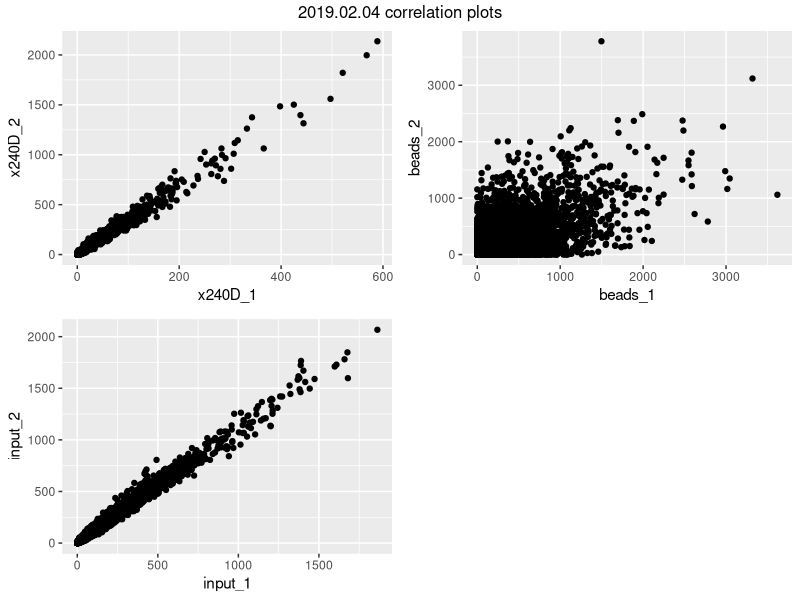
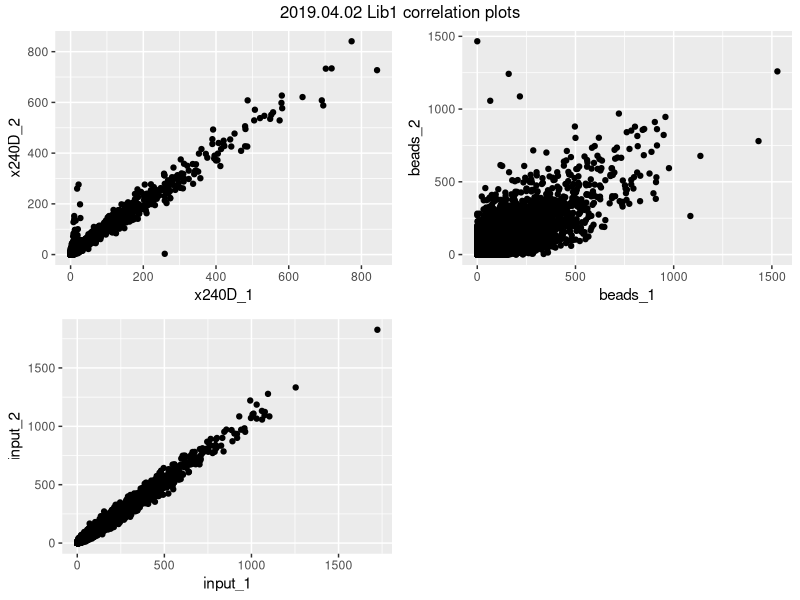
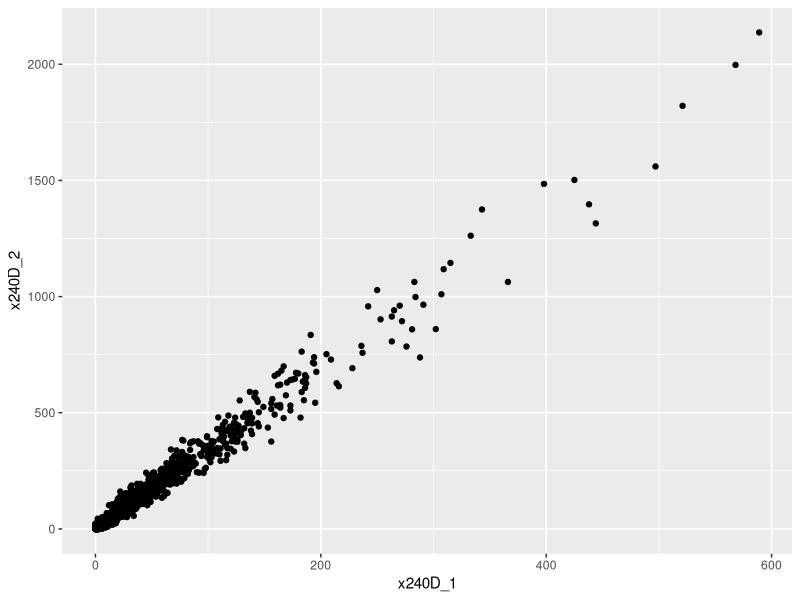
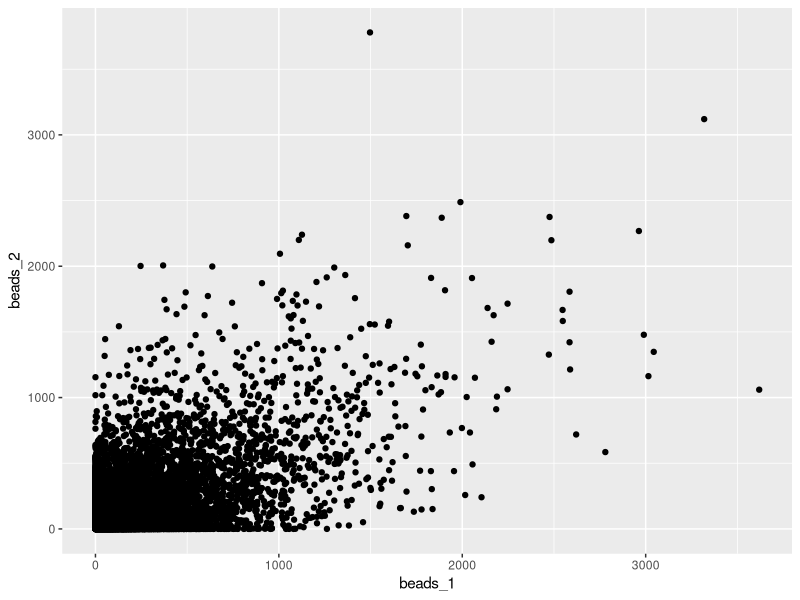
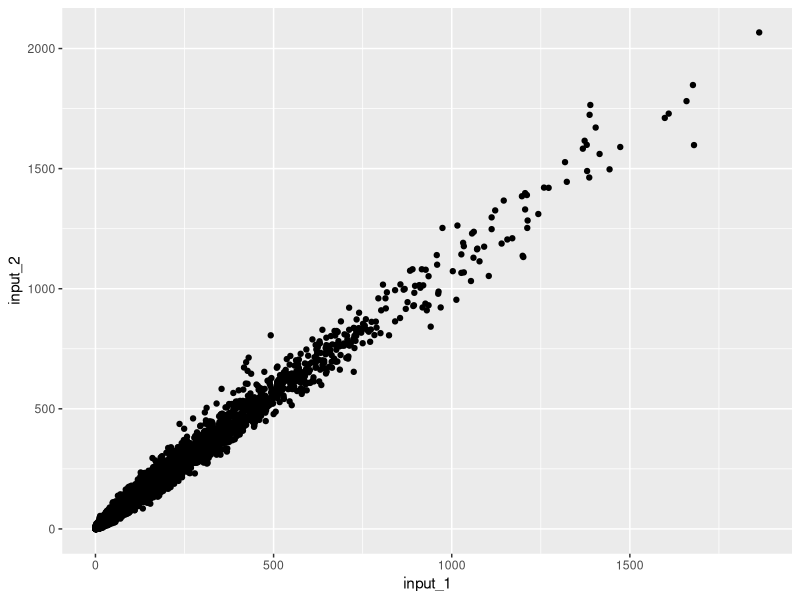
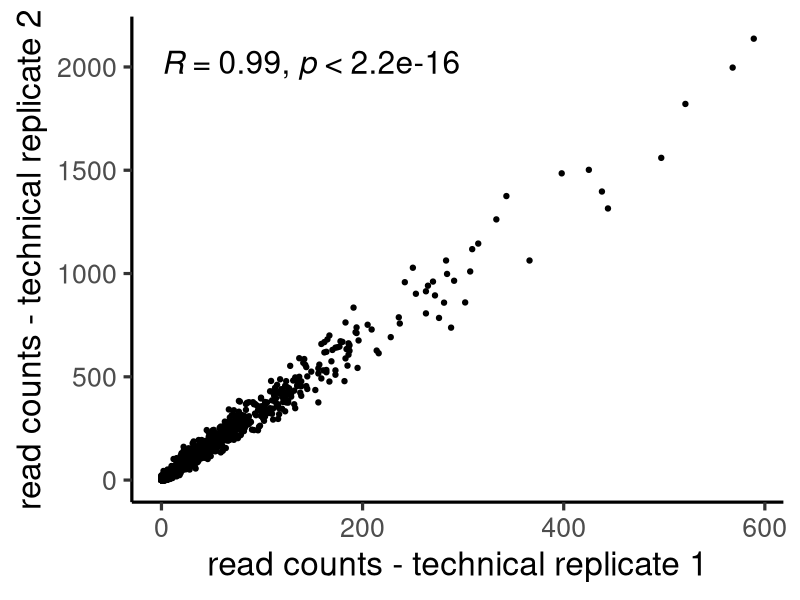
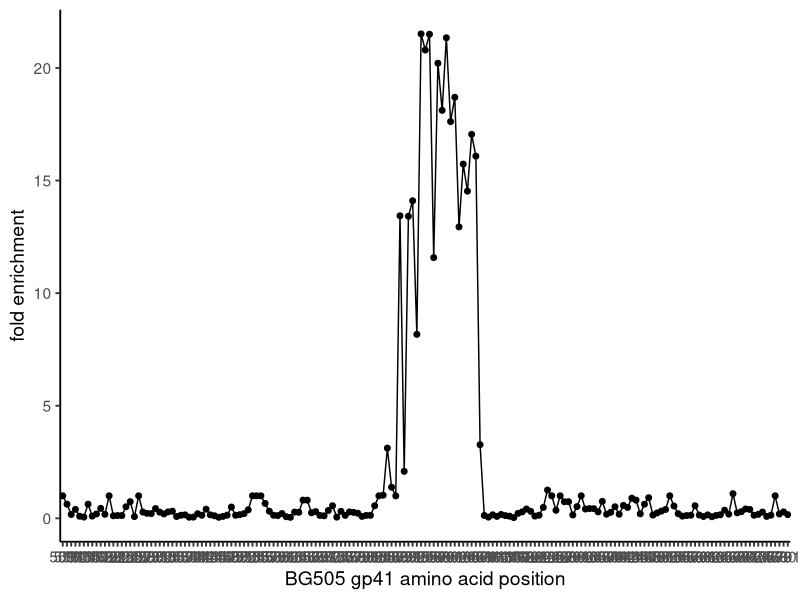
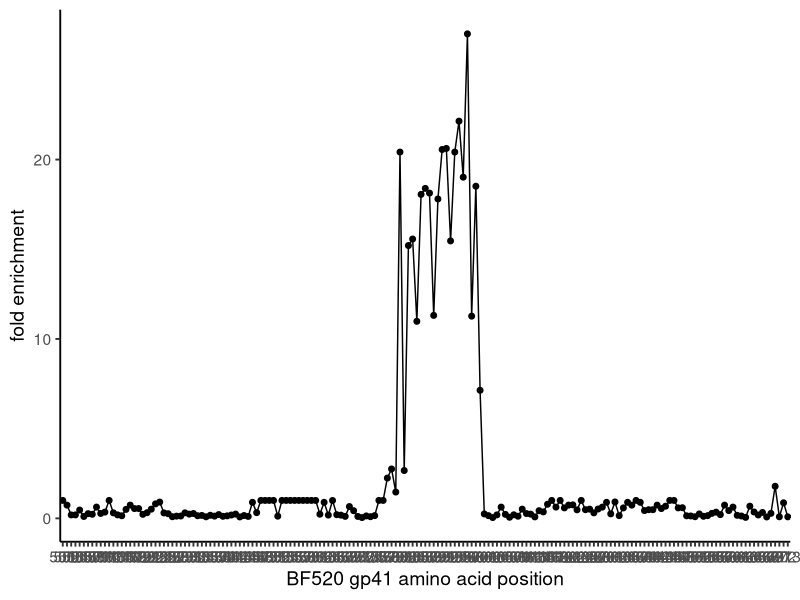

Write the R code that produced these figures, in order. (Note: this script raises an error after producing the figures.)
## ---- chunk 1
knitr::opts_chunk$set(echo = TRUE)
## ---- chunk 2
library(tidyverse)
library(GGally)
library(gridExtra)
library(ggpubr)
library(reshape2)
## ---- chunk 3
analysis_rep1 <-read_csv("data/2019.02.04.annotatedCounts.csv")

print(analysis_rep1)
## ---- chunk 4
analysis_rep1 <- analysis_rep1 %>% 
  separate(Virus_Protein_Loc_AA, c("Virus", "Protein", "Loc", "AA"), convert = TRUE)
## ---- chunk 5
analysis_rep1$sequence = substr(analysis_rep1$Oligo,19,nchar(analysis_rep1$Oligo)-16)

print(analysis_rep1)
## ---- chunk 6
WT_protein_tibble <- read_csv("data/gp41V3_PhageDMS_library_key.csv")

analysis_rep1 <- left_join(analysis_rep1, WT_protein_tibble, by = c("Loc", "AA", "Virus", "Protein")) 

#This is to fill in the HXB2_Loc and Correct_Loc numbers within a group
analysis_rep1 <- analysis_rep1 %>% 
  group_by(Virus, Protein, Loc) %>% 
  fill(HXB2_Loc, .direction = c("up")) %>%
  fill(HXB2_Loc, .direction = c("down")) %>%
  fill(Correct_Loc, .direction = c("up")) %>%
  fill(Correct_Loc, .direction = c("down")) %>%
  ungroup()
## ---- chunk 7
correlation_tibble <- data.frame(sample = 'x240D', correlation = cor(analysis_rep1$x240D_1,analysis_rep1$x240D_2),stringsAsFactors = F) %>% as_tibble  

correlation_tibble <- add_row(correlation_tibble, sample = 'beads', correlation = cor(analysis_rep1$beads_1,analysis_rep1$beads_2)) 

correlation_tibble <- add_row(correlation_tibble, sample = 'input', correlation = cor(analysis_rep1$input_1,analysis_rep1$input_2)) 

print(correlation_tibble)

## ---- chunk 8
analysis_rep1_no_outlier <- analysis_rep1 %>% select(x240D_1, x240D_2, beads_1, beads_2, input_1, input_2) %>%  filter_all(all_vars(.< 6000))

## ---- chunk 9
correlation_tibble_no_outlier <- data.frame(sample = 'x240D', correlation = cor(analysis_rep1_no_outlier$x240D_1,analysis_rep1_no_outlier$x240D_2),stringsAsFactors = F) %>% as_tibble  

correlation_tibble_no_outlier <- add_row(correlation_tibble_no_outlier, sample = 'beads', correlation = cor(analysis_rep1_no_outlier$beads_1,analysis_rep1_no_outlier$beads_2)) 

correlation_tibble_no_outlier <- add_row(correlation_tibble_no_outlier, sample = 'input', correlation = cor(analysis_rep1_no_outlier$input_1,analysis_rep1_no_outlier$input_2)) 

print(correlation_tibble_no_outlier)

## ---- chunk 10

x240D_correlation <- ggplot(analysis_rep1_no_outlier, aes(x=x240D_1, y=x240D_2)) + geom_point()
ggsave(file = "results/mAb_analysis/gp41V3_240D/x240D_correlation_rep1.jpg", x240D_correlation)

beads_correlation <- ggplot(analysis_rep1_no_outlier, aes(x=beads_1, y=beads_2)) + geom_point()
ggsave(file = "results/mAb_analysis/gp41V3_240D/beads_correlation_rep1.jpg", beads_correlation)

input_correlation <- ggplot(analysis_rep1_no_outlier, aes(x=input_1, y=input_2)) + geom_point()
ggsave(file = "results/mAb_analysis/gp41V3_240D/input_correlation_rep1.jpg", input_correlation)

## ---- chunk 11
x2019_02_04_correlation_plots <- grid.arrange(arrangeGrob(x240D_correlation, beads_correlation, input_correlation, ncol=2, top="2019.02.04 correlation plots"))


ggsave(file="data/2019_02_04_correlation_plots.jpg", x2019_02_04_correlation_plots)
## ---- chunk 12
x240D_correlation <- ggplot(analysis_rep1_no_outlier, aes(x=x240D_1, y=x240D_2)) + geom_point() +stat_cor(method="pearson", size = 8) + xlab("read counts - technical replicate 1") +ylab("read counts - technical replicate 2") + theme_classic(base_size = 24)


ggsave(file = "results/mAb_analysis/gp41V3_240D/x240D_correlation_rep1_fig.jpg", x240D_correlation)
## ---- chunk 13
analysis_rep1$sum_240D <- analysis_rep1$`x240D_1` + analysis_rep1$`x240D_2`

analysis_rep1$sum_input <- analysis_rep1$`input_1` + analysis_rep1$`input_2`
## ---- chunk 14
analysis_rep1 <- analysis_rep1 %>% mutate(sum_240D_pseudo = case_when( 
  sum(sum_240D) / sum(sum_input) < 1 ~ sum_240D + 1, 
  sum(sum_240D) / sum(sum_input) >= 1 ~ sum_240D +(sum(sum_240D) / sum(sum_input))*1))

analysis_rep1 <- analysis_rep1 %>% mutate(sum_input_pseudo = case_when( 
  sum(sum_input) / sum(sum_240D) < 1 ~ sum_input + 1, 
  sum(sum_input) / sum(sum_240D) >= 1 ~ sum_input +(sum(sum_input) / sum(sum_240D))*1))

## ---- chunk 15
analysis_rep1 <- analysis_rep1 %>% 
  mutate(freq_240D = sum_240D_pseudo / sum(sum_240D_pseudo)) %>% 
  mutate(freq_input = sum_input_pseudo/sum(sum_input_pseudo))

## ---- chunk 16
analysis_rep1 <- analysis_rep1 %>% mutate(fold_enrich_240D = freq_240D/freq_input) %>% print()

## ---- chunk 17
fold_enrichment_240D_BG505_gp41 <- analysis_rep1 %>% filter(Protein == 'gp41' & Virus == 'BG505' & type == 'WT') %>% ggline( x='Correct_Loc', y = 'fold_enrich_240D',
                   add = NULL, conf.int = FALSE,
                   cor.coef = FALSE,
                   xlab = "BG505 gp41 amino acid position", ylab = "fold enrichment") +theme_classic(base_size = 14) 
ggsave(file="results/mAb_analysis/gp41V3_240D/fold_enrichment_240D_BG505_gp41_rep1.jpg", fold_enrichment_240D_BG505_gp41, width=8)
## ---- chunk 18
fold_enrichment_240D_BF520_gp41 <- analysis_rep1 %>% filter(Protein == 'gp41' & Virus == 'BF520' & type == 'WT') %>% ggline( x='Correct_Loc', y = 'fold_enrich_240D',
                   add = NULL, conf.int = FALSE,
                   cor.coef = FALSE,
                   xlab = "BF520 gp41 amino acid position", ylab = "fold enrichment") +theme_classic(base_size = 14) 
ggsave(file="results/mAb_analysis/gp41V3_240D/fold_enrichment_240D_BF520_gp41_rep1.jpg", fold_enrichment_240D_BF520_gp41, width=8)
## ---- chunk 19
fold_enrichment_240D_ZA1197_gp41 <- analysis_rep1 %>% filter(Protein == 'gp41' & Virus == 'ZA1197' & type == 'WT') %>% ggline( x='Correct_Loc', y = 'fold_enrich_240D',
                   add = NULL, conf.int = FALSE,
                   cor.coef = FALSE,
                   xlab = "ZA1197 gp41 amino acid position", ylab = "fold enrichment") +theme_classic(base_size = 14) 
ggsave(file="results/mAb_analysis/gp41V3_240D/fold_enrichment_240D_ZA1197_gp41_rep1.jpg", fold_enrichment_240D_ZA1197_gp41, width=8)
## ---- chunk 20
fold_enrichment_240D_BG505_V3 <- analysis_rep1 %>% filter(Protein == 'V3' & Virus == 'BG505' & type == 'WT') %>% ggline( x='Correct_Loc', y = 'fold_enrich_240D',
                   add = NULL, conf.int = FALSE,
                   cor.coef = FALSE,
                   xlab = "BG505 V3 amino acid position", ylab = "fold enrichment") +theme_classic(base_size = 14) 
ggsave(file="results/mAb_analysis/gp41V3_240D/fold_enrichment_240D_BG505_V3_rep1.jpg", fold_enrichment_240D_BG505_V3, width=8)
## ---- chunk 21
fold_enrichment_240D_BF520_V3 <- analysis_rep1 %>% filter(Protein == 'V3' & Virus == 'BF520' & type == 'WT') %>% ggline( x='Correct_Loc', y = 'fold_enrich_240D',
                   add = NULL, conf.int = FALSE,
                   cor.coef = FALSE,
                   xlab = "BF520 V3 amino acid position", ylab = "fold enrichment") +theme_classic(base_size = 14) 
ggsave(file="results/mAb_analysis/gp41V3_240D/fold_enrichment_240D_BF520_V3_rep1.jpg", fold_enrichment_240D_BF520_V3, width=8)
## ---- chunk 22
fold_enrichment_240D_ZA1197_V3 <- analysis_rep1 %>% filter(Protein == 'V3' & Virus == 'ZA1197' & type == 'WT') %>% ggline( x='Correct_Loc', y = 'fold_enrich_240D',
                   add = NULL, conf.int = FALSE,
                   cor.coef = FALSE,
                   xlab = "ZA1197 V3 amino acid position", ylab = "fold enrichment") +theme_classic(base_size = 14) 
ggsave(file="results/mAb_analysis/gp41V3_240D/fold_enrichment_240D_ZA1197_V3_rep1.jpg", fold_enrichment_240D_ZA1197_V3, width=8)
## ---- chunk 23
WT_freq_240D <- analysis_rep1 %>% 
  filter(type == "WT") %>% 
  select(Loc,Virus, Protein, freq_240D_WT=freq_240D) 

analysis_rep1 <- left_join(analysis_rep1, WT_freq_240D)

WT_freq_input <- analysis_rep1 %>% 
  filter(type == "WT") %>% 
  select(Loc, Virus, Protein, freq_input_WT=freq_input) 

analysis_rep1 <- left_join(analysis_rep1, WT_freq_input)

## ---- chunk 24
analysis_rep1 <- analysis_rep1 %>% mutate(diff_select_240D = log((freq_240D/freq_240D_WT)/(freq_input/freq_input_WT)))
## ---- chunk 25
fold_enrich_240D <- analysis_rep1 %>% 
  select(Loc, Virus, Protein, fold_enrich_240D_WT=fold_enrich_240D, type) %>% 
  filter(type == "WT") %>% 
  select(Loc, Virus, Protein, fold_enrich_240D_WT) 

analysis_rep1 <- left_join(analysis_rep1, fold_enrich_240D)
## ---- chunk 26
analysis_rep1 <- analysis_rep1 %>% mutate(scaled_diff_select_240D = (diff_select_240D)*(fold_enrich_240D_WT))
## ---- chunk 27
letter_plot_240D_BG505_gp41 <- analysis_rep1 %>% filter(Virus == 'BG505' & Protein == 'gp41') %>%
  ggplot() + geom_text(aes(x = Correct_Loc, y = scaled_diff_select_240D, label = AA)) +coord_fixed(ratio=0.5) +theme_classic(base_size = 14) +labs(x="BG505 gp41 amino acid position", y="scaled differential selection") 
ggsave(file="results/mAb_analysis/gp41V3_240D/letter_plot_240D_BG505_gp41_rep1.jpg", letter_plot_240D_BG505_gp41, width=10)
## ---- chunk 28
letter_plot_240D_BG505_gp41_window <- analysis_rep1 %>% filter(Virus == 'BG505' & Protein == 'gp41') %>% 
  ggplot() + geom_text(aes(x = Correct_Loc, y = scaled_diff_select_240D, label = AA)) +coord_fixed(ratio=0.5) +theme_classic(base_size = 14) +labs(x="BG505 gp41 amino acid position", y="scaled differential selection") +xlim(70,120) 
ggsave(file="results/mAb_analysis/gp41V3_240D/letter_plot_240D_BG505_gp41_rep1_window.jpg", letter_plot_240D_BG505_gp41_window, width=10)
## ---- chunk 29
letter_plot_240D_BF520_gp41 <- analysis_rep1 %>% filter(Virus == 'BF520' & Protein == 'gp41') %>%
  ggplot() + geom_text(aes(x = Correct_Loc, y = scaled_diff_select_240D, label = AA)) +coord_fixed(ratio=2) +theme_classic(base_size = 14) +labs(x="BF520 gp41 amino acid position", y="scaled differential selection") 
ggsave(file="results/mAb_analysis/gp41V3_240D/letter_plot_240D_BF520_gp41_rep1.jpg", letter_plot_240D_BF520_gp41, width=10)
## ---- chunk 30
letter_plot_240D_BF520_gp41_window <- analysis_rep1 %>% filter(Virus == 'BF520' & Protein == 'gp41') %>% 
  ggplot() + geom_text(aes(x = Correct_Loc, y = scaled_diff_select_240D, label = AA)) +coord_fixed(ratio=0.5) +theme_classic(base_size = 14) +labs(x="BF520 gp41 amino acid position", y="scaled differential selection") +xlim(70,120) 
ggsave(file="results/mAb_analysis/gp41V3_240D/letter_plot_240D_BF520_gp41_rep1_window.jpg", letter_plot_240D_BF520_gp41_window, width=10)
## ---- chunk 31
letter_plot_240D_ZA1197_gp41 <- analysis_rep1 %>% filter(Virus == 'ZA1197' & Protein == 'gp41') %>%
  ggplot() + geom_text(aes(x = Correct_Loc, y = scaled_diff_select_240D, label = AA)) +coord_fixed(ratio=1) +theme_classic(base_size = 14) +labs(x="ZA1197 gp41 amino acid position", y="scaled differential selection") 
ggsave(file="results/mAb_analysis/gp41V3_240D/letter_plot_240D_ZA1197_gp41_rep1.jpg", letter_plot_240D_ZA1197_gp41, width=10)
## ---- chunk 32
letter_plot_240D_ZA1197_gp41_window <- analysis_rep1 %>% filter(Virus == 'ZA1197' & Protein == 'gp41') %>% 
  ggplot() + geom_text(aes(x = Correct_Loc, y = scaled_diff_select_240D, label = AA)) +coord_fixed(ratio=0.8) +theme_classic(base_size = 14) +labs(x="ZA1197 gp41 amino acid position", y="scaled differential selection") +xlim(70,120) 
ggsave(file="results/mAb_analysis/gp41V3_240D/letter_plot_240D_ZA1197_gp41_rep1_window.jpg", letter_plot_240D_ZA1197_gp41_window, width=10)
## ---- chunk 33
analysis_rep2 <-read_csv("data/2019.04.02.Lib1.annotatedCounts.csv")

print(analysis_rep2)
## ---- chunk 34
analysis_rep2 <- analysis_rep2 %>% 
  separate(Virus_Protein_Loc_AA, c("Virus", "Protein", "Loc", "AA"), convert = TRUE)
## ---- chunk 35
analysis_rep2$sequence = substr(analysis_rep2$Oligo,19,nchar(analysis_rep2$Oligo)-16)

print(analysis_rep2)
## ---- chunk 36
WT_protein_tibble <- read_csv("data/gp41V3_PhageDMS_library_key.csv")

analysis_rep2 <- left_join(analysis_rep2, WT_protein_tibble, by = c("Loc", "AA", "Virus", "Protein")) 

#This is to fill in the HXB2_Loc and Correct_Loc numbers within a group
analysis_rep2 <- analysis_rep2 %>% 
  group_by(Virus, Protein, Loc) %>% 
  fill(HXB2_Loc, .direction = c("up")) %>%
  fill(HXB2_Loc, .direction = c("down")) %>%
  fill(Correct_Loc, .direction = c("up")) %>%
  fill(Correct_Loc, .direction = c("down")) %>%
  ungroup()
## ---- chunk 37
correlation_tibble <- data.frame(sample = 'x240D', correlation = cor(analysis_rep2$x240D_1,analysis_rep2$x240D_2),stringsAsFactors = F) %>% as_tibble  

correlation_tibble <- add_row(correlation_tibble, sample = 'beads', correlation = cor(analysis_rep2$beads_1,analysis_rep2$beads_2)) 

correlation_tibble <- add_row(correlation_tibble, sample = 'input', correlation = cor(analysis_rep2$input_1,analysis_rep2$input_2)) 

print(correlation_tibble)

## ---- chunk 38
analysis_rep2_no_outlier <- analysis_rep2 %>% select(x240D_1, x240D_2, beads_1, beads_2, input_1, input_2) %>%  filter_all(all_vars(.< 5500))

## ---- chunk 39
correlation_tibble_no_outlier <- data.frame(sample = 'x240D', correlation = cor(analysis_rep2_no_outlier$x240D_1,analysis_rep2_no_outlier$x240D_2),stringsAsFactors = F) %>% as_tibble  

correlation_tibble_no_outlier <- add_row(correlation_tibble_no_outlier, sample = 'beads', correlation = cor(analysis_rep2_no_outlier$beads_1,analysis_rep2_no_outlier$beads_2)) 

correlation_tibble_no_outlier <- add_row(correlation_tibble_no_outlier, sample = 'input', correlation = cor(analysis_rep2_no_outlier$input_1,analysis_rep2_no_outlier$input_2)) 

print(correlation_tibble_no_outlier)

## ---- chunk 40
x240D_correlation <- ggplot(analysis_rep2_no_outlier, aes(x=x240D_1, y=x240D_2)) + geom_point()
ggsave(file = "results/mAb_analysis/gp41V3_240D/x240D_correlation_rep2.jpg", x240D_correlation)

beads_correlation <- ggplot(analysis_rep2_no_outlier, aes(x=beads_1, y=beads_2)) + geom_point()
ggsave(file = "results/mAb_analysis/gp41V3_240D/beads_correlation_rep2.jpg", beads_correlation)

input_correlation <- ggplot(analysis_rep2_no_outlier, aes(x=input_1, y=input_2)) + geom_point()
ggsave(file = "results/mAb_analysis/gp41V3_240D/input_correlation_rep2.jpg", input_correlation)


## ---- chunk 41
x2019_04_02_Lib1_correlation_plots <- grid.arrange(arrangeGrob(x240D_correlation, beads_correlation, input_correlation, ncol=2, top="2019.04.02 Lib1 correlation plots"))


ggsave(file="results/mAb_analysis/gp41V3_240D/2019_04_02_Lib1_correlation_plots.jpg", x2019_04_02_Lib1_correlation_plots)
## ---- chunk 42
x240D_correlation <- ggplot(analysis_rep2_no_outlier, aes(x=x240D_1, y=x240D_2)) + geom_point() +stat_cor(method="pearson", size = 8) + xlab("read counts - technical replicate 1") +ylab("read counts - technical replicate 2") + theme_classic(base_size = 24)


ggsave(file = "results/mAb_analysis/gp41V3_240D/x240D_correlation_rep2_fig.jpg", x240D_correlation)
## ---- chunk 43
analysis_rep2$sum_240D <- analysis_rep2$`x240D_1` + analysis_rep2$`x240D_2`

analysis_rep2$sum_input <- analysis_rep2$`input_1` + analysis_rep2$`input_2` 
## ---- chunk 44
analysis_rep2 <- analysis_rep2 %>% mutate(sum_240D_pseudo = case_when( 
  sum(sum_240D) / sum(sum_input) < 1 ~ sum_240D + 1, 
  sum(sum_240D) / sum(sum_input) >= 1 ~ sum_240D +(sum(sum_240D) / sum(sum_input))*1))

analysis_rep2 <- analysis_rep2 %>% mutate(sum_input_pseudo = case_when( 
  sum(sum_input) / sum(sum_240D) < 1 ~ sum_input + 1, 
  sum(sum_input) / sum(sum_240D) >= 1 ~ sum_input +(sum(sum_input) / sum(sum_240D))*1))

## ---- chunk 45
analysis_rep2 <- analysis_rep2 %>% 
  mutate(freq_240D = sum_240D_pseudo / sum(sum_240D_pseudo)) %>% 
  mutate(freq_input = sum_input_pseudo/sum(sum_input_pseudo))

## ---- chunk 46
analysis_rep2 <- analysis_rep2 %>% mutate(fold_enrich_240D = freq_240D/freq_input) %>% print()
## ---- chunk 47
fold_enrichment_240D_BG505_gp41 <- analysis_rep2 %>% filter(Protein == 'gp41' & Virus == 'BG505' & type == 'WT') %>% ggline( x='Correct_Loc', y = 'fold_enrich_240D',
                   add = NULL, conf.int = FALSE,
                   cor.coef = FALSE,
                   xlab = "BG505 gp41 amino acid position", ylab = "fold enrichment") +theme_classic(base_size = 14) 
ggsave(file="results/mAb_analysis/gp41V3_240D/fold_enrichment_240D_BG505_gp41_rep2.jpg", fold_enrichment_240D_BG505_gp41, width=8)
## ---- chunk 48
fold_enrichment_240D_BF520_gp41 <- analysis_rep2 %>% filter(Protein == 'gp41' & Virus == 'BF520' & type == 'WT') %>% ggline( x='Correct_Loc', y = 'fold_enrich_240D',
                   add = NULL, conf.int = FALSE,
                   cor.coef = FALSE,
                   xlab = "BF520 gp41 amino acid position", ylab = "fold enrichment") +theme_classic(base_size = 14) 
ggsave(file="results/mAb_analysis/gp41V3_240D/fold_enrichment_240D_BF520_gp41_rep2.jpg", fold_enrichment_240D_BF520_gp41, width=8)
## ---- chunk 49
fold_enrichment_240D_ZA1197_gp41 <- analysis_rep2 %>% filter(Protein == 'gp41' & Virus == 'ZA1197' & type == 'WT') %>% ggline( x='Correct_Loc', y = 'fold_enrich_240D',
                   add = NULL, conf.int = FALSE,
                   cor.coef = FALSE,
                   xlab = "ZA1197 gp41 amino acid position", ylab = "fold enrichment") +theme_classic(base_size = 14) 
ggsave(file="results/mAb_analysis/gp41V3_240D/fold_enrichment_240D_ZA1197_gp41_rep2.jpg", fold_enrichment_240D_ZA1197_gp41, width=8)
## ---- chunk 50
fold_enrichment_240D_BG505_V3 <- analysis_rep2 %>% filter(Protein == 'V3' & Virus == 'BG505' & type == 'WT') %>% ggline( x='Correct_Loc', y = 'fold_enrich_240D',
                   add = NULL, conf.int = FALSE,
                   cor.coef = FALSE,
                   xlab = "BG505 V3 amino acid position", ylab = "fold enrichment") +theme_classic(base_size = 14) 
ggsave(file="results/mAb_analysis/gp41V3_240D/fold_enrichment_240D_BG505_V3_rep2.jpg", fold_enrichment_240D_BG505_V3, width=8)
## ---- chunk 51
fold_enrichment_240D_BF520_V3 <- analysis_rep2 %>% filter(Protein == 'V3' & Virus == 'BF520' & type == 'WT') %>% ggline( x='Correct_Loc', y = 'fold_enrich_240D',
                   add = NULL, conf.int = FALSE,
                   cor.coef = FALSE,
                   xlab = "BF520 V3 amino acid position", ylab = "fold enrichment") +theme_classic(base_size = 14) 
ggsave(file="results/mAb_analysis/gp41V3_240D/fold_enrichment_240D_BF520_V3_rep2.jpg", fold_enrichment_240D_BF520_V3, width=8)
## ---- chunk 52
fold_enrichment_240D_ZA1197_V3 <- analysis_rep2 %>% filter(Protein == 'V3' & Virus == 'ZA1197' & type == 'WT') %>% ggline( x='Correct_Loc', y = 'fold_enrich_240D',
                   add = NULL, conf.int = FALSE,
                   cor.coef = FALSE,
                   xlab = "ZA1197 V3 amino acid position", ylab = "fold enrichment") +theme_classic(base_size = 14) 
ggsave(file="results/mAb_analysis/gp41V3_240D/fold_enrichment_240D_ZA1197_V3_rep2.jpg", fold_enrichment_240D_ZA1197_V3, width=8)
## ---- chunk 53
WT_freq_240D <- analysis_rep2 %>% 
  filter(type == "WT") %>% 
  select(Loc,Virus, Protein, freq_240D_WT=freq_240D) 

analysis_rep2 <- left_join(analysis_rep2, WT_freq_240D)

WT_freq_input <- analysis_rep2 %>% 
  filter(type == "WT") %>% 
  select(Loc, Virus, Protein, freq_input_WT=freq_input) 

analysis_rep2 <- left_join(analysis_rep2, WT_freq_input)

## ---- chunk 54
analysis_rep2 <- analysis_rep2 %>% mutate(diff_select_240D = log((freq_240D/freq_240D_WT)/(freq_input/freq_input_WT)))
## ---- chunk 55
fold_enrich_240D <- analysis_rep2 %>% 
  select(Correct_Loc, Virus, Protein, fold_enrich_240D_WT=fold_enrich_240D, type) %>% 
  filter(type == "WT") %>% 
  select(Correct_Loc, Virus, Protein, fold_enrich_240D_WT) 

analysis_rep2 <- left_join(analysis_rep2, fold_enrich_240D)
## ---- chunk 56
analysis_rep2 <- analysis_rep2 %>% mutate(scaled_diff_select_240D = (diff_select_240D)*(fold_enrich_240D_WT))
## ---- chunk 57
letter_plot_240D_BG505_gp41 <- analysis_rep2 %>% filter(Virus == 'BG505' & Protein == 'gp41') %>%
  ggplot() + geom_text(aes(x = Correct_Loc, y = scaled_diff_select_240D, label = AA)) +coord_fixed(ratio=1) +theme_classic(base_size = 14) +labs(x="BG505 gp41 amino acid position", y="scaled differential selection") 
ggsave(file="results/mAb_analysis/gp41V3_240D/letter_plot_240D_BG505_gp41_rep2.jpg", letter_plot_240D_BG505_gp41, width=10)
## ---- chunk 58
letter_plot_240D_BG505_gp41_window <- analysis_rep2 %>% filter(Virus == 'BG505' & Protein == 'gp41') %>% 
  ggplot() + geom_text(aes(x = Correct_Loc, y = scaled_diff_select_240D, label = AA)) +coord_fixed(ratio=0.2) +theme_classic(base_size = 14) +labs(x="BG505 gp41 amino acid position", y="scaled differential selection") +xlim(70,120) 
ggsave(file="results/mAb_analysis/gp41V3_240D/letter_plot_240D_BG505_gp41_rep2_window.jpg", letter_plot_240D_BG505_gp41_window, width=10)
## ---- chunk 59
letter_plot_240D_BF520_gp41 <- analysis_rep2 %>% filter(Virus == 'BF520' & Protein == 'gp41') %>%
  ggplot() + geom_text(aes(x = Correct_Loc, y = scaled_diff_select_240D, label = AA)) +coord_fixed(ratio=2) +theme_classic(base_size = 14) +labs(x="BF520 gp41 amino acid position", y="scaled differential selection") 
ggsave(file="results/mAb_analysis/gp41V3_240D/letter_plot_240D_BF520_gp41_rep2.jpg", letter_plot_240D_BF520_gp41, width=10)
## ---- chunk 60
letter_plot_240D_BF520_gp41_window <- analysis_rep2 %>% filter(Virus == 'BF520' & Protein == 'gp41') %>% 
  ggplot() + geom_text(aes(x = Correct_Loc, y = scaled_diff_select_240D, label = AA)) +coord_fixed(ratio=1) +theme_classic(base_size = 14) +labs(x="BF520 gp41 amino acid position", y="scaled differential selection") +xlim(70,120) 
ggsave(file="results/mAb_analysis/gp41V3_240D/letter_plot_240D_BF520_gp41_rep2_window.jpg", letter_plot_240D_BF520_gp41_window, width=10)
## ---- chunk 61
letter_plot_240D_ZA1197_gp41 <- analysis_rep2 %>% filter(Virus == 'ZA1197' & Protein == 'gp41') %>%
  ggplot() + geom_text(aes(x = Correct_Loc, y = scaled_diff_select_240D, label = AA)) +coord_fixed(ratio=1) +theme_classic(base_size = 14) +labs(x="ZA1197 gp41 amino acid position", y="scaled differential selection") 
ggsave(file="results/mAb_analysis/gp41V3_240D/letter_plot_240D_ZA1197_gp41_rep2.jpg", letter_plot_240D_ZA1197_gp41, width=10)
## ---- chunk 62
letter_plot_240D_ZA1197_gp41_window <- analysis_rep2 %>% filter(Virus == 'ZA1197' & Protein == 'gp41') %>% 
  ggplot() + geom_text(aes(x = Correct_Loc, y = scaled_diff_select_240D, label = AA)) +coord_fixed(ratio=0.8) +theme_classic(base_size = 14) +labs(x="ZA1197 gp41 amino acid position", y="scaled differential selection") +xlim(70,120) 
ggsave(file="results/mAb_analysis/gp41V3_240D/letter_plot_240D_ZA1197_gp41_rep2_window.jpg", letter_plot_240D_ZA1197_gp41_window, width=10)
## ---- chunk 63
avg_analysis <- analysis_rep1 %>% select(id, Virus, Protein, Correct_Loc, AA, type, HXB2_Loc, rep1_diff_select_240D=diff_select_240D, rep1_sum_240D=sum_240D, rep1_fold_enrich_240D=fold_enrich_240D, rep1_scaled_diff_select_240D=scaled_diff_select_240D)
## ---- chunk 64
rep2 <- analysis_rep2 %>% select(id, Virus, Protein, Correct_Loc, AA, type, HXB2_Loc, rep2_diff_select_240D=diff_select_240D, rep2_sum_240D=sum_240D, rep2_fold_enrich_240D=fold_enrich_240D, rep2_scaled_diff_select_240D=scaled_diff_select_240D) 

avg_analysis <- left_join(rep2, avg_analysis)

## ---- chunk 65
x240D_correlation <- ggplot(avg_analysis, aes(x=rep1_sum_240D, y=rep2_sum_240D)) + geom_point()+stat_cor(method="pearson", size = 8) + xlab("read counts - biological replicate 1") +ylab("read counts - biological replicate 2") + theme_classic(base_size = 24)

ggsave(file = "results/mAb_analysis/gp41V3_240D/x240D_correlation_biological_duplicates.jpg", x240D_correlation)
## ---- chunk 66
avg_analysis_no_outlier <- avg_analysis %>% select(rep1_sum_240D, rep2_sum_240D) %>% filter_all(all_vars(.< 20000))


x240D_correlation <- ggplot(avg_analysis_no_outlier, aes(x=rep1_sum_240D, y=rep2_sum_240D)) + geom_point()
ggsave(file = "results/mAb_analysis/gp41V3_240D/x240D_correlation_biological_duplicates_nooutlier.jpg", x240D_correlation)
## ---- chunk 67
correlation_tibble_no_outlier <- data.frame(sample = 'x240D', correlation = cor(avg_analysis_no_outlier$rep1_sum_240D,avg_analysis_no_outlier$rep2_sum_240D),stringsAsFactors = F) %>% as_tibble

print(correlation_tibble_no_outlier)
## ---- chunk 68
avg_analysis <- avg_analysis %>% mutate(avg_fold_enrich_240D = (rep1_fold_enrich_240D + rep2_fold_enrich_240D)/2)
## ---- chunk 69
fold_enrichment_240D_gp41 <- avg_analysis %>% filter(Protein == 'gp41' & type == 'WT') %>% ggline( x='HXB2_Loc', y = 'avg_fold_enrich_240D', group = 'Virus', color = 'Virus', palette = 'Dark2', add = NULL, conf.int = FALSE, cor.coef = FALSE, xlab = "HXB2 Env amino acid position", ylab = "fold enrichment") +theme_classic(base_size = 22) + scale_x_discrete( breaks = c(520, 540, 560, 580, 600, 620, 640, 660, 680)) 

fold_enrichment_240D_gp41 <- ggpar(fold_enrichment_240D_gp41, ylim = c(-1, 25), legend=c(.9,.8))

ggsave(file="results/mAb_analysis/gp41V3_240D/avg_fold_enrichment_240D_gp41.jpg", fold_enrichment_240D_gp41, width=10)
## ---- chunk 70
fold_enrichment_240D_BG505_gp41 <- avg_analysis %>% filter(Protein == 'gp41' & Virus == 'BG505' & type == 'WT') %>% ggline( x='Correct_Loc', y = 'avg_fold_enrich_240D',
                   add = NULL, conf.int = FALSE,
                   cor.coef = FALSE,
                   xlab = "BG505 gp41 amino acid position", ylab = "fold enrichment") +theme_classic(base_size = 20) 

fold_enrichment_240D_BG505_gp41 <- ggpar(fold_enrichment_240D_BG505_gp41, ylim = c(-1, 24))

ggsave(file="results/mAb_analysis/gp41V3_240D/avg_fold_enrich_240D_BG505_gp41.jpg", fold_enrichment_240D_BG505_gp41, width=8)
## ---- chunk 71
fold_enrichment_240D_BF520_gp41 <- avg_analysis %>% filter(Protein == 'gp41' & Virus == 'BF520' & type == 'WT') %>% ggline( x='Correct_Loc', y = 'avg_fold_enrich_240D',
                   add = NULL, conf.int = FALSE,
                   cor.coef = FALSE,
                   xlab = "BF520 gp41 amino acid position", ylab = "fold enrichment") +theme_classic(base_size = 20) 

fold_enrichment_240D_BF520_gp41 <- ggpar(fold_enrichment_240D_BF520_gp41, ylim = c(-1, 24))

ggsave(file="results/mAb_analysis/gp41V3_240D/avg_fold_enrich_240D_BF520_gp41.jpg", fold_enrichment_240D_BF520_gp41, width=8)
## ---- chunk 72
fold_enrichment_240D_ZA1197_gp41 <- avg_analysis %>% filter(Protein == 'gp41' & Virus == 'ZA1197' & type == 'WT') %>% ggline( x='Correct_Loc', y = 'avg_fold_enrich_240D',
                   add = NULL, conf.int = FALSE,
                   cor.coef = FALSE,
                   xlab = "ZA1197 gp41 amino acid position", ylab = "fold enrichment") +theme_classic(base_size = 20) 

fold_enrichment_240D_ZA1197_gp41 <- ggpar(fold_enrichment_240D_ZA1197_gp41, ylim = c(-1, 24))

ggsave(file="results/mAb_analysis/gp41V3_240D/avg_fold_enrich_240D_ZA1197_gp41.jpg", fold_enrichment_240D_ZA1197_gp41, width=8)
## ---- chunk 73
fold_enrichment_240D_BG505_V3 <- avg_analysis %>% filter(Protein == 'V3' & Virus == 'BG505' & type == 'WT') %>% ggline( x='Correct_Loc', y = 'avg_fold_enrich_240D',
                   add = NULL, conf.int = FALSE,
                   cor.coef = FALSE,
                   xlab = "BG505 V3 amino acid position", ylab = "fold enrichment") +theme_classic(base_size = 14) 
ggsave(file="results/mAb_analysis/gp41V3_240D/avg_fold_enrich_240D_BG505_V3.jpg", fold_enrichment_240D_BG505_V3, width=8)
## ---- chunk 74
fold_enrichment_240D_BF520_V3 <- avg_analysis %>% filter(Protein == 'V3' & Virus == 'BF520' & type == 'WT') %>% ggline( x='Correct_Loc', y = 'avg_fold_enrich_240D',
                   add = NULL, conf.int = FALSE,
                   cor.coef = FALSE,
                   xlab = "BF520 V3 amino acid position", ylab = "fold enrichment") +theme_classic(base_size = 14) 
ggsave(file="results/mAb_analysis/gp41V3_240D/avg_fold_enrich_240D_BF520_V3.jpg", fold_enrichment_240D_BF520_V3, width=8)
## ---- chunk 75
fold_enrichment_240D_ZA1197_V3 <- avg_analysis %>% filter(Protein == 'V3' & Virus == 'ZA1197' & type == 'WT') %>% ggline( x='Correct_Loc', y = 'avg_fold_enrich_240D',
                   add = NULL, conf.int = FALSE,
                   cor.coef = FALSE,
                   xlab = "ZA1197 V3 amino acid position", ylab = "fold enrichment") +theme_classic(base_size = 14) 
ggsave(file="results/mAb_analysis/gp41V3_240D/avg_fold_enrich_240D_ZA1197_V3.jpg", fold_enrichment_240D_ZA1197_V3, width=8)
## ---- chunk 76
avg_analysis <- avg_analysis %>% mutate(avg_diffselect_240D = (rep1_diff_select_240D + rep2_diff_select_240D)/2)
## ---- chunk 77
avg_analysis <- avg_analysis %>% mutate(avg_scaled_diffselect_240D = (rep1_scaled_diff_select_240D + rep2_scaled_diff_select_240D)/2)
## ---- chunk 78
letter_plot_240D_BG505_gp41 <- avg_analysis %>% filter(Virus == 'BG505' & Protein == 'gp41') %>%
  ggplot() + geom_text(aes(x = Correct_Loc, y = avg_scaled_diffselect_240D, label = AA)) +coord_fixed(ratio=0.5) +theme_classic(base_size = 14) +labs(x="BG505 gp41 amino acid position", y="scaled differential selection") 
ggsave(file="results/mAb_analysis/gp41V3_240D/letter_plot_240D_BG505_gp41_avg.jpg", letter_plot_240D_BG505_gp41, width=10)
## ---- chunk 79
letter_plot_240D_BG505_gp41_window <- avg_analysis %>% filter(Virus == 'BG505' & Protein == 'gp41') %>% 
  ggplot() + geom_text(aes(x = Correct_Loc, y = avg_scaled_diffselect_240D, label = AA), size=9.5) +coord_fixed(ratio=0.12) +theme_classic(base_size = 40) +labs(x="BG505 gp41 amino acid position", y="scaled differential selection") +xlim(580,610) 
ggsave(file="results/mAb_analysis/gp41V3_240D/letter_plot_240D_BG505_gp41_avg_window.jpg", letter_plot_240D_BG505_gp41_window, width=13, height=8)
## ---- chunk 80
letter_plot_240D_BF520_gp41 <- avg_analysis %>% filter(Virus == 'BF520' & Protein == 'gp41') %>%
  ggplot() + geom_text(aes(x = Correct_Loc, y = avg_scaled_diffselect_240D, label = AA)) +coord_fixed(ratio=2) +theme_classic(base_size = 14) +labs(x="BF520 gp41 amino acid position", y="scaled differential selection") 
ggsave(file="results/mAb_analysis/gp41V3_240D/letter_plot_240D_BF520_gp41_avg.jpg", letter_plot_240D_BF520_gp41, width=10)
## ---- chunk 81
letter_plot_240D_BF520_gp41_window <- avg_analysis %>% filter(Virus == 'BF520' & Protein == 'gp41') %>% 
  ggplot() + geom_text(aes(x = Correct_Loc, y = avg_scaled_diffselect_240D, label = AA)) +coord_fixed(ratio=0.5) +theme_classic(base_size = 14) +labs(x="BF520 gp41 amino acid position", y="scaled differential selection") +xlim(575,605) 
ggsave(file="results/mAb_analysis/gp41V3_240D/letter_plot_240D_BF520_gp41_avg_window.jpg", letter_plot_240D_BF520_gp41_window, width=10)
## ---- chunk 82
letter_plot_240D_ZA1197_gp41 <- avg_analysis %>% filter(Virus == 'ZA1197' & Protein == 'gp41') %>%
  ggplot() + geom_text(aes(x = Correct_Loc, y = avg_scaled_diffselect_240D, label = AA)) +coord_fixed(ratio=1) +theme_classic(base_size = 14) +labs(x="ZA1197 gp41 amino acid position", y="scaled differential selection") 
ggsave(file="results/mAb_analysis/gp41V3_240D/letter_plot_240D_ZA1197_gp41_avg.jpg", letter_plot_240D_ZA1197_gp41, width=10)
## ---- chunk 83
letter_plot_240D_ZA1197_gp41_window <- avg_analysis %>% filter(Virus == 'ZA1197' & Protein == 'gp41') %>% 
  ggplot() + geom_text(aes(x = Correct_Loc, y = avg_scaled_diffselect_240D, label = AA)) +coord_fixed(ratio=0.8) +theme_classic(base_size = 14) +labs(x="ZA1197 gp41 amino acid position", y="scaled differential selection") +xlim(570,600) 
ggsave(file="results/mAb_analysis/gp41V3_240D/letter_plot_240D_ZA1197_gp41_avg_window.jpg", letter_plot_240D_ZA1197_gp41_window, width=10)
## ---- chunk 84
#First create a new column 
avg_analysis_extra <- avg_analysis %>%
  filter(type == "WT") %>%
  unite(Title, c(AA, HXB2_Loc), sep = "", remove = FALSE) %>%
  select(Title, Virus, Protein, Correct_Loc)

avg_analysis <- left_join(avg_analysis, avg_analysis_extra, by = c("Virus", "Protein", "Correct_Loc"))

## ---- chunk 85
#This pulls the scaled differential selection data from just BG505 gp41, only want region of epitope (between 280 and 300). Right now this is arbitrary.

BG505_gp41_matrix <- avg_analysis %>% 
  filter(Virus == 'BG505' & Protein == 'gp41') %>% 
  filter(Correct_Loc %in% 580:610) %>%
  select(Title, AA, avg_scaled_diffselect_240D) %>%
  acast(AA ~ Title)
## ---- chunk 86
#Create a data frame with just the WT Titles from the epitope region
BG505_gp41_df <- avg_analysis %>% 
  filter(Virus == 'BG505' & Protein == 'gp41' & type == 'WT') %>% 
  filter(Correct_Loc %in% 580:610)
  
#This stores the values in the column "Title" as a vector
col.order <- as.vector(BG505_gp41_df$Title)

#This rearranges the matrix so that the order is the same as in the vector created above
BG505_gp41_matrix <- BG505_gp41_matrix[,col.order]
## ---- chunk 87
#This stores the order of the specified amino acids as a vector
row.order <- c("G", "P", "A", "I", "L", "V", "F", "W", "Y", "M", "C", "S", "T", "N", "Q", "H", "K", "R", "D", "E")

#This rearranges the rows according to the row order vector
BG505_gp41_matrix <- BG505_gp41_matrix[row.order,]
## ---- chunk 88
write.csv(BG505_gp41_matrix, file="results/mAb_analysis/gp41V3_240D/BG505_gp41_240D_matrix.csv")
